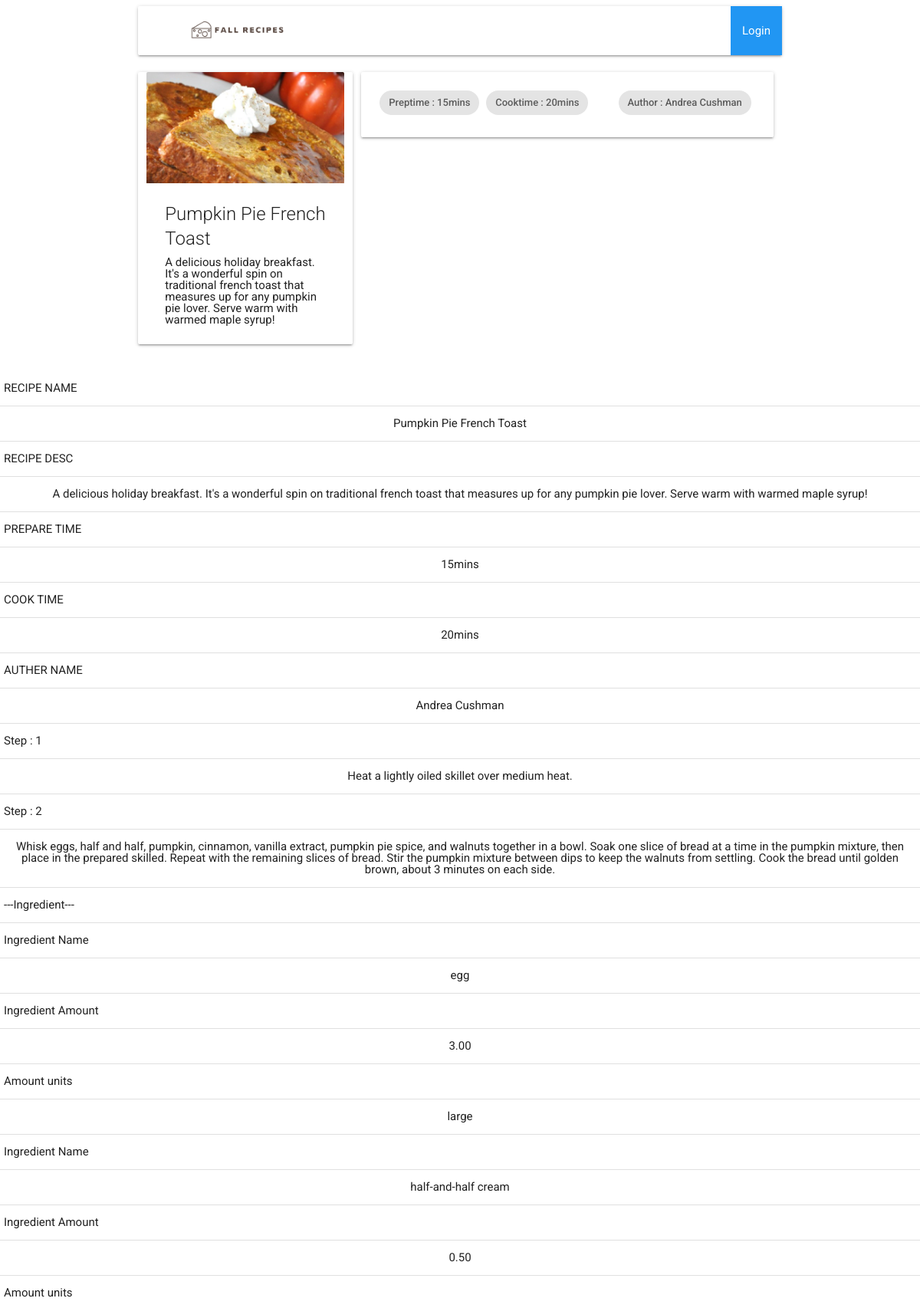
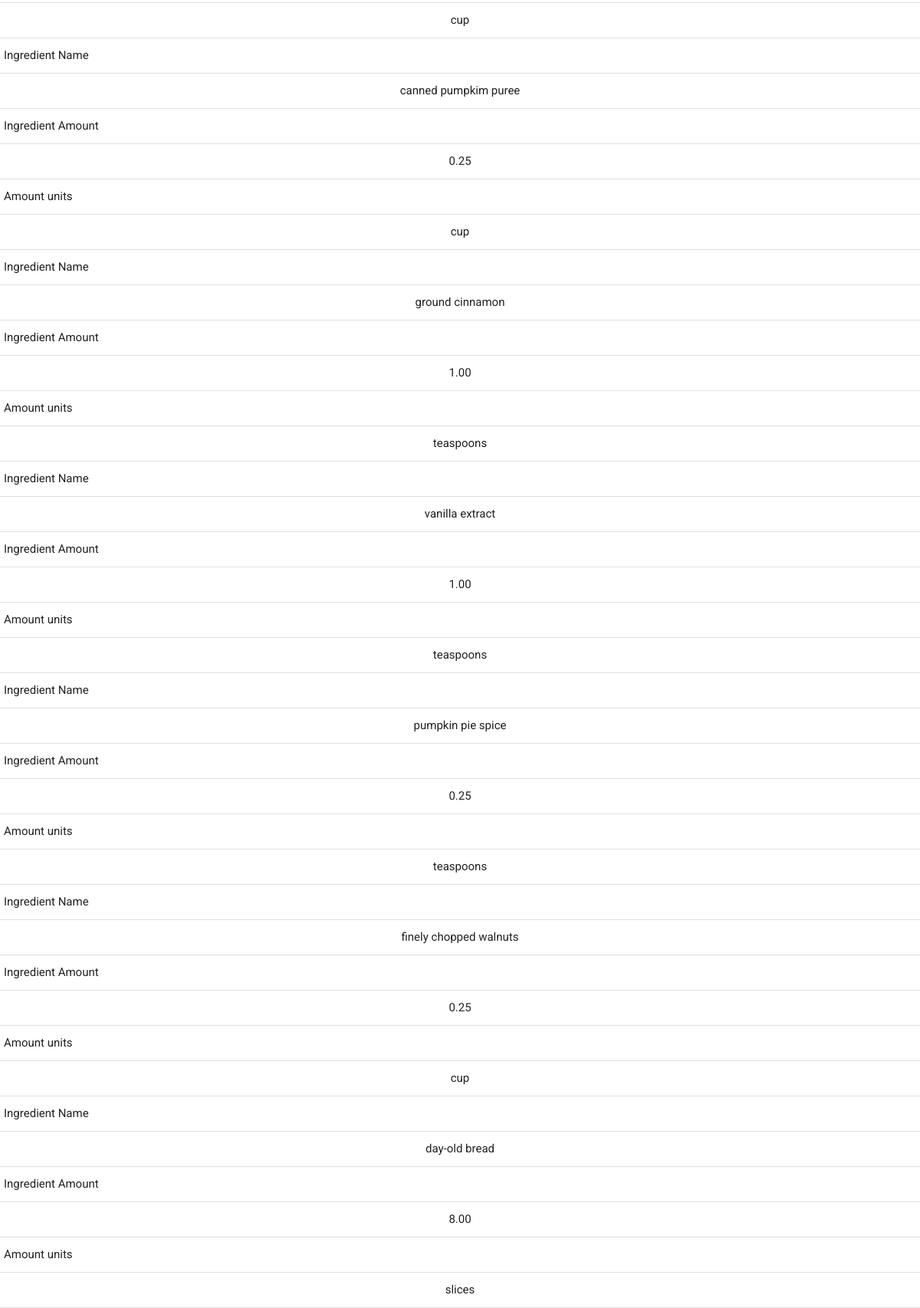
Screenshot of /displayRecipePage.php?id=103 with the database file from the repository (2 pictures, top to bottom).
### tables this page shows
CREATE TABLE IF NOT EXISTS RECIPE(
   RecipeID   INTEGER  NOT NULL PRIMARY KEY AUTO_INCREMENT
  ,RecipeName VARCHAR(40) NOT NULL
  ,RecipeDesc VARCHAR(448) NOT NULL
  ,AuthorID   INTEGER  NOT NULL
  ,PrepTime   VARCHAR(20) NOT NULL
  ,CookTime   VARCHAR(20) NOT NULL
);

CREATE TABLE IF NOT EXISTS AUTHOR(
   AuthorID   INTEGER  NOT NULL PRIMARY KEY AUTO_INCREMENT
  ,AuthorName VARCHAR(20) NOT NULL
  ,AuthorEmail VARCHAR(50) NOT NULL
  ,AuthorPassword VARCHAR(20) NOT NULL
  ,AuthorSecurityPassword VARCHAR(20) NOT NULL
);

CREATE TABLE IF NOT EXISTS STEP(
   StepID     INTEGER  NOT NULL PRIMARY KEY AUTO_INCREMENT
  ,RecipeID   INTEGER 
  ,StepNumber INTEGER
  ,StepDesc   VARCHAR(431)
);

CREATE TABLE IF NOT EXISTS STEP_INGREDIENT(
   Step_IngredD  INTEGER  NOT NULL PRIMARY KEY AUTO_INCREMENT
  ,StepID        INTEGER  NOT NULL
  ,IngredientID  INTEGER 
  ,IngredientAmt NUMERIC(20,2)
  ,AmtUnits      VARCHAR(18)
);

CREATE TABLE IF NOT EXISTS INGREDIENT(
   IngredientID   INTEGER  NOT NULL PRIMARY KEY AUTO_INCREMENT
  ,IngredientName VARCHAR(48) NOT NULL
);

### displayRecipePage.php (the view, shortened to what this page needs)
<!DOCTYPE html>
<html lang="en" dir="ltr">
	<head>
		<link rel="stylesheet" href="css/reset.css">
		<link rel="stylesheet" href="css/materialize.css">
    <link rel="stylesheet" href="css/master.css" />
	</head>
	<body>
		<div class="container">
				<?php
					include "header.php";
					$recipeID = $_GET["id"];
					global $dbConn;
					$recipeQuery = "SELECT * FROM recipe WHERE RecipeID = '$recipeID'";
					try{
						$runRecipeQuery=$dbConn->prepare($recipeQuery);
						$runRecipeQuery->execute();
						$resultRecipe=$runRecipeQuery->fetchall(PDO::FETCH_ASSOC);
					}
					catch(PDOException $ex){
							print "<p>Failed</p>";
							print $ex->getMessage();
					}
					$authorID = $resultRecipe[0]['AuthorID'];
					$authorQuery = "SELECT * FROM author WHERE AuthorID ='$authorID'";
					try{
						$runAuthorQuery=$dbConn->prepare($authorQuery);
						$runAuthorQuery->execute();
						$resultAuthor=$runAuthorQuery->fetchall(PDO::FETCH_ASSOC);
					}
					catch(PDOException $ex){
							print "<p>Failed</p>";
							print $ex->getMessage();
					}
					$stepQuery = "SELECT * FROM step WHERE RecipeID ='$recipeID'";
					try{
						$runStepQuery=$dbConn->prepare($stepQuery);
						$runStepQuery->execute();
						$resultStep=$runStepQuery->fetchall(PDO::FETCH_ASSOC);
					}
					catch(PDOException $ex){
							print "<p>Failed</p>";
							print $ex->getMessage();
					}
					$IngArray = array();
					$StepArray = array();
					$countStep = count($resultStep);
					for($i=0;$i<$countStep;$i++){
						$stepID = $resultStep[$i]['StepID'];
						$step_ingQuery = "SELECT * FROM step_ingredient WHERE stepID ='$stepID'";
						try{
							$runStep_IngQuery=$dbConn->prepare($step_ingQuery);
							$runStep_IngQuery->execute();
							$resultStep_Ing=$runStep_IngQuery->fetchall(PDO::FETCH_ASSOC);
						}
						catch(PDOException $ex){
								print "<p>Failed</p>";
								print $ex->getMessage();
						}
						array_push($StepArray,$resultStep_Ing);
						$countStep_Ing = count($resultStep_Ing);
						for($j=0;$j<$countStep_Ing;$j++){
							$ingID = $resultStep_Ing[$j]['IngredientID'];
							if($ingID!=null){
								$ingredientQuery = "SELECT * FROM ingredient WHERE IngredientID ='$ingID'";
								try{
									$runIngredientQuery=$dbConn->prepare($ingredientQuery);
									$runIngredientQuery->execute();
									$resultIngredient=$runIngredientQuery->fetchall(PDO::FETCH_ASSOC);
								}
								catch(PDOException $ex){
										print "<p>Failed</p>";
										print $ex->getMessage();
								}
								array_push($IngArray,$resultIngredient[0]);
							}
						}
					}
					echo '<div class="row">
									<div class="card col s4">
										<div class="card-image">
										<img src="images/recipes/'.$recipeID.'.jpg" alt="Recipe Image"/>
										</div>
										<div class="card-content">
											<div class="card-title">'.$resultRecipe[0]['RecipeName'].'</div>
											<p>'.$resultRecipe[0]['RecipeDesc'].'</p>
										</div>
									</div>
									<div class="col s8">
										<div class="card">
											<div class="card-content">
												<div class="chip">Preptime : '.$resultRecipe[0]['PrepTime'].'</div>
												<div class="chip">Cooktime : '.$resultRecipe[0]['CookTime'].'</div>
												<div class="chip right">Author : '.$resultAuthor[0]['AuthorName'].'</div>
											</div>
											</div>
										</div>
									</div>
								</div>';
				?>
	</body>
</html>
	<?php
	print "<table border=1>
		<tr><th><p>RECIPE NAME</p></th></tr>
		<tr><td><p align='center'>".$resultRecipe[0]['RecipeName']."</p></td></tr>
		<tr><th><p>RECIPE DESC</p></th></tr>
		<tr><td><p align='center'>".$resultRecipe[0]['RecipeDesc']."</p></td></tr>
		<tr><th><p>PREPARE TIME</p></th></tr>
		<tr><td><p align='center'>".$resultRecipe[0]['PrepTime']."</p></td></tr>
		<tr><th><p>COOK TIME</p></th></tr>
		<tr><td><p align='center'>".$resultRecipe[0]['CookTime']."</p></td></tr>
		<tr><th><p>AUTHER NAME</p></th></tr>
		<tr><td><p align='center'>".$resultAuthor[0]['AuthorName']."</p></td></tr>";
		for($i=0;$i<$countStep;$i++){
			$j=$i+1;
			print "<tr><th><p>Step : $j</p></th></tr>
			<tr><td><p align='center'>".$resultStep[$i]['StepDesc']."</p></td></tr>";
		}
		print "<tr><th><p>---Ingredient---</p></th></tr>";
		$countStep_ing = count($StepArray);
		$countIng = count($IngArray);
		for($i=0;$i<$countStep_ing;$i++){
			$countStep_ingI = count($StepArray[$i]);
			for($j=0;$j<$countStep_ingI;$j++){
				$IngredientIDTmp=$StepArray[$i][$j]['IngredientID'];
				if($IngredientIDTmp!=null){
					print "<tr><th><p>Ingredient Name</p></th></tr>";
					for($k=0;$k<$countIng;$k++){
						if($IngArray[$k]['IngredientID']==$IngredientIDTmp){
							print "<tr><td><p align='center'>".$IngArray[$k]['IngredientName']."</p></td></tr>";
						}
					}
					print "<tr><th><p>Ingredient Amount</p></th></tr>
					<tr><td><p align='center'>".$StepArray[$i][$j]['IngredientAmt']."</p></td></tr>
					<tr><th><p>Amount units</p></th></tr>
					<tr><td><p align='center'>".$StepArray[$i][$j]['AmtUnits']."</p></td></tr>";
				}
			}
		}
	print "</table>";
	?>
	</body>
</html>

### css/master.css (style rules this page uses)
html { font-family: 'Roboto', sans-serif; }

### rows the page displays
recipe: RecipeName "Pumpkin Pie French Toast", RecipeDesc "A delicious holiday breakfast. It's a wonderful spin on traditional french toast that measures up for any pumpkin pie lover. Serve warm with warmed maple syrup!", PrepTime "15mins", CookTime "20mins"
author: AuthorName "Andrea Cushman"
step: j "1", StepDesc "Heat a lightly oiled skillet over medium heat."
step: j "2", StepDesc "Whisk eggs, half and half, pumpkin, cinnamon, vanilla extract, pumpkin pie spice, and walnuts together in a bowl. Soak one slice of bread at a time in the pumpkin mixture, then place in the prepared skilled. Repeat with the remaining slices of bread. Stir the pumpkin mixture between dips to keep the walnuts from settling. Cook the bread until golden brown, about 3 minutes on each side."
step_ingredient: IngredientAmt "3.00", AmtUnits "large"
ingredient: IngredientName "egg"
step_ingredient: IngredientAmt "0.50", AmtUnits "cup"
ingredient: IngredientName "half-and-half cream"
step_ingredient: IngredientAmt "0.25", AmtUnits "cup"
ingredient: IngredientName "canned pumpkim puree"
step_ingredient: IngredientAmt "1.00", AmtUnits "teaspoons"
ingredient: IngredientName "ground cinnamon"
step_ingredient: IngredientAmt "1.00", AmtUnits "teaspoons"
ingredient: IngredientName "vanilla extract"
step_ingredient: IngredientAmt "0.25", AmtUnits "teaspoons"
ingredient: IngredientName "pumpkin pie spice"
step_ingredient: IngredientAmt "0.25", AmtUnits "cup"
ingredient: IngredientName "finely chopped walnuts"
step_ingredient: IngredientAmt "8.00", AmtUnits "slices"
ingredient: IngredientName "day-old bread"
